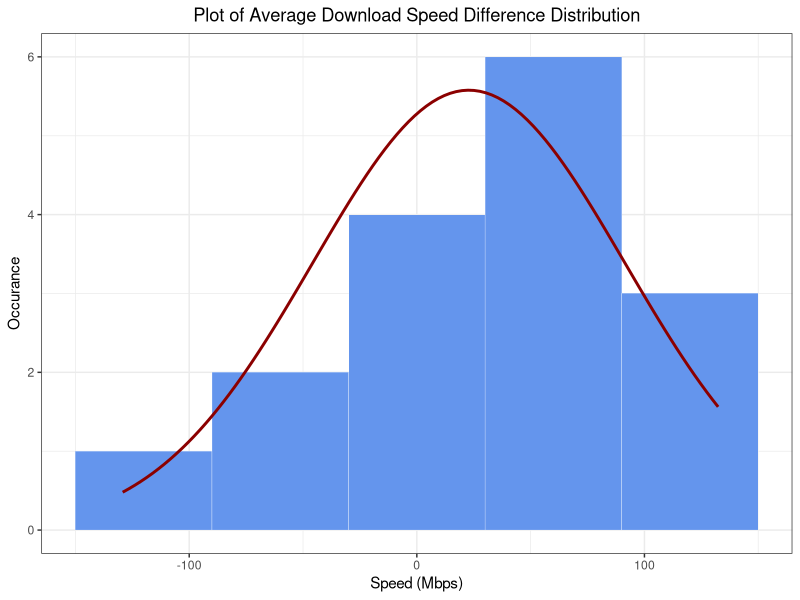
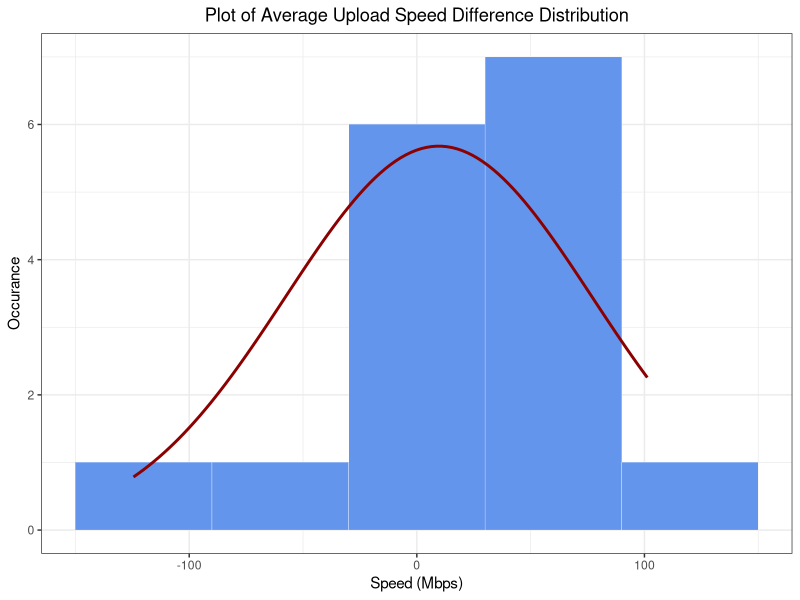

These figures' R source, in order: (Note: this script raises an error after producing the figures.)
## ---- chunk 1
# if not installed use: install.packages("package_name")
suppressWarnings(library(readxl))
suppressWarnings(library(psych))
suppressPackageStartupMessages(library(ggplot2))
## ---- chunk 2
# TODO: change the Actual Time format with just hours and min
hanson_data= read_excel("datasheet.xlsx", sheet="Hanson")
oldmain_data= read_excel("datasheet.xlsx", sheet="Old Main")
## ---- chunk 3
library(knitr)
kable(hanson_data[,c(2,4,5,6)], caption = "Data taken in Hanson Hall of Science", "latex")
## ---- chunk 4
head(hanson_data)
## ---- chunk 5
head(oldmain_data)
## ---- chunk 6
# get the differece between download and upload speeds for each building
result <-
  data.frame(
    download_diff = hanson_data$`Download Speed (Mbps)` - oldmain_data$`Download Speed (Mbps)`,
    upload_diff = hanson_data$`Upload Speed (Mbps)` - oldmain_data$`Upload Speed (Mbps)`
  )

head(result)
## ---- chunk 7
h_download_mean = mean(hanson_data$`Download Speed (Mbps)`)
h_upload_mean = mean(hanson_data$`Upload Speed (Mbps)`)
h_download_sd = sd(hanson_data$`Download Speed (Mbps)`)
h_upload_sd = sd(hanson_data$`Upload Speed (Mbps)`)
## ---- chunk 8
o_download_mean = mean(oldmain_data$`Download Speed (Mbps)`)
o_upload_mean = mean(oldmain_data$`Upload Speed (Mbps)`)
o_download_sd = sd(oldmain_data$`Download Speed (Mbps)`)
o_upload_sd = sd(oldmain_data$`Upload Speed (Mbps)`)
## ---- chunk 9
download_sd = sd(result$download_diff)
download_mean = mean(result$download_diff)

upload_sd = sd(result$upload_diff)
upload_mean = mean(result$upload_diff)
## ---- chunk 10
summary(result$download_diff)
summary(result$upload_diff)
## ---- chunk 11
download_sd <- sd(result$download_diff)
download_mean <- mean(result$download_diff)

upload_sd <- sd(result$upload_diff)
upload_mean <- mean(result$upload_diff)

library(ggplot2)

plot_dist_hist <- function(n, mean, sd, binwidth) {
  df <- data.frame(x = rnorm(n, mean, sd))
  ggplot(df, aes(
    x = x,
    mean = mean,
    sd = sd,
    binwidth = binwidth,
    n = n
  )) +
    theme_bw() +
    geom_histogram(
      binwidth = binwidth,
      colour = "white",
      fill = "cornflowerblue",
      linewidth = 0.1
    ) +
    stat_function(
      fun = function(x)
        dnorm(x, mean = mean, sd = sd) * n * binwidth,
      color = "darkred",
      linewidth = 1
    ) + 
    theme(plot.title = element_text(hjust = 0.5)) 
}
n = nrow(result)
binwidth = 60
set.seed(1)

plot_dist_hist(n, download_mean, download_sd, binwidth) + labs(title = "Plot of Average Download Speed Difference Distribution", x = "Speed (Mbps)", y = "Occurance")

plot_dist_hist(n, upload_mean, upload_sd, binwidth) + labs(title = "Plot of Average Upload Speed Difference Distribution",x ="Speed (Mbps)", y = "Occurance")

## ---- chunk 12
download_n <- length(result$download_diff)
download_sd <- sqrt((h_download_sd^2/download_n)+(o_download_sd^2/download_n))
download_t.value = download_mean/sqrt((h_download_sd^2/download_n)+(o_download_sd^2/download_n))
alpha = 0.05
download_df = download_n - 1
download_p_val = 2*(1 - pt(download_t.value,download_df))
print(download_p_val)
## ---- chunk 13
upload_n <- length(result$upload_diff)
upload_t.value = upload_mean/sqrt((h_upload_sd^2/upload_n)+(o_upload_sd^2/upload_n))
alpha = 0.05
upload_df = upload_n - 1
upload_p_val = 2*(1 - pt(upload_t.value,upload_df))
print(upload_p_val)
## ---- chunk 14
h_download_t.score = qt(p=alpha/2, df=download_df)
h_download_se = h_download_sd/sqrt(download_n)
h_download_margin.error <- h_download_t.score * h_download_se
h_download_lower.bound <- h_download_mean - h_download_margin.error
h_download_upper.bound <- h_download_mean + h_download_margin.error
if (h_download_upper.bound < h_download_lower.bound)
{
  print(c(h_download_upper.bound,h_download_lower.bound))
}else {
  print(c(h_download_lower.bound,h_download_upper.bound))
}
## ---- chunk 15
o_download_t.score = qt(p=alpha/2, df=download_df)
o_download_se = o_download_sd/sqrt(download_n)
o_download_margin.error <- o_download_t.score * o_download_se
o_download_lower.bound <- o_download_mean - o_download_margin.error
o_download_upper.bound <- o_download_mean + o_download_margin.error
if (o_download_upper.bound < o_download_lower.bound)
{
  print(c(o_download_upper.bound,o_download_lower.bound))
}else {
  print(c(o_download_lower.bound,o_download_upper.bound))
}
## ---- chunk 16
download_t.score = qt(p=alpha/2, df=download_df)

download_margin.error <- download_t.score * sqrt((h_download_sd^2/download_n)+(o_download_sd^2/download_n))
download_lower.bound <- download_mean - download_margin.error
download_upper.bound <- download_mean + download_margin.error
if (download_upper.bound < download_lower.bound)
{
  print(c(download_upper.bound,download_lower.bound))
}else {
  print(c(download_lower.bound,download_upper.bound))
}
## ---- chunk 17
# Given data
n <- 16  # Sample size for each building
h_download_mean <- mean(hanson_data$`Download Speed (Mbps)`)
o_download_mean <- mean(oldmain_data$`Download Speed (Mbps)`)
h_download_sd <-  sd(hanson_data$`Download Speed (Mbps)`)
o_download_sd <- sd(oldmain_data$`Download Speed (Mbps)`)
## ---- chunk 18
# Calculate the mean and standard deviation of the difference in download speeds
o_mean_diff <- h_download_mean - o_download_mean
o_sd_diff <- sqrt((h_download_sd^2 / n) + (o_download_sd^2 / n))
o_mean_diff
## ---- chunk 19
t_statistic <- o_mean_diff / o_sd_diff
df <- n - 1  # Degrees of freedom

# Calculate the p-value
p_value <- 2 * (1- pt(t_statistic,df))
p_value
## ---- chunk 20

# Calculate the t-value for a 95% confidence interval
t_value <- qt(0.975, df)

## ---- chunk 21
# Calculate the margin of error
margin_error <- t_value * sd_diff

# Calculate the confidence interval
ci_lower <- o_mean_diff - margin_error
ci_upper <- o_mean_diff + margin_error

# Output the confidence interval
list(lower_bound = ci_lower, upper_bound = ci_upper)
ci_lower
ci_upper
## ---- chunk 22
u_mean_diff <- h_upload_mean - o_upload_mean
u_sd_diff <- sqrt((h_upload_sd^2 / n) + (o_upload_sd^2 / n))
t_statistic <- u_mean_diff / u_sd_diff
df <- n - 1  # Degrees of freedom

# Calculate the p-value
p_value <- 2 * (1- pt(t_statistic,df))
p_value
## ---- chunk 23

# Calculate the t-value for a 95% confidence interval
t_value <- qt(0.975, df)

# Calculate the margin of error
margin_error <- t_value * u_sd_diff

# Calculate the confidence interval
ci_lower <- u_mean_diff - margin_error
ci_upper <- u_mean_diff + margin_error

# Output the confidence interval
list(lower_bound = ci_lower, upper_bound = ci_upper)
ci_lower
ci_upper
